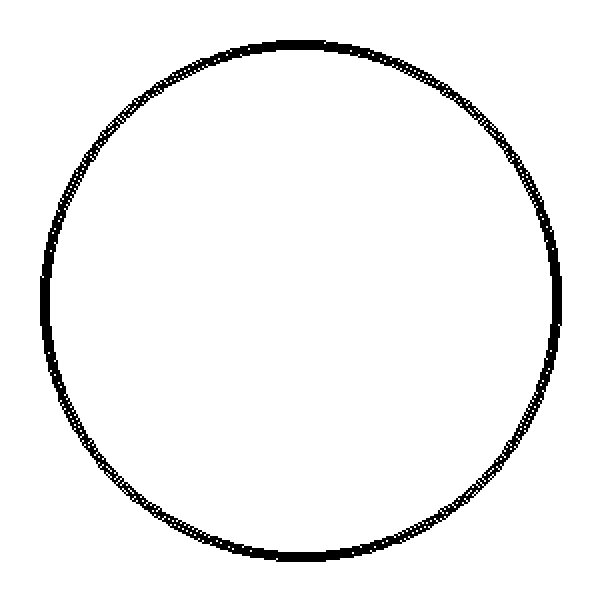

Source code (Python):
from PIL import Image, ImageDraw, __version__

print(__version__)

image = Image.new("P", (300, 300), 0)

draw = ImageDraw.Draw(image)

draw.ellipse((20, 20, 280, 280), fill=None, outline=1, width=5)

image.putpalette([255, 255, 255, 0, 0, 0])

image = image.resize((600, 600), Image.NEAREST)

image.save("test.png")